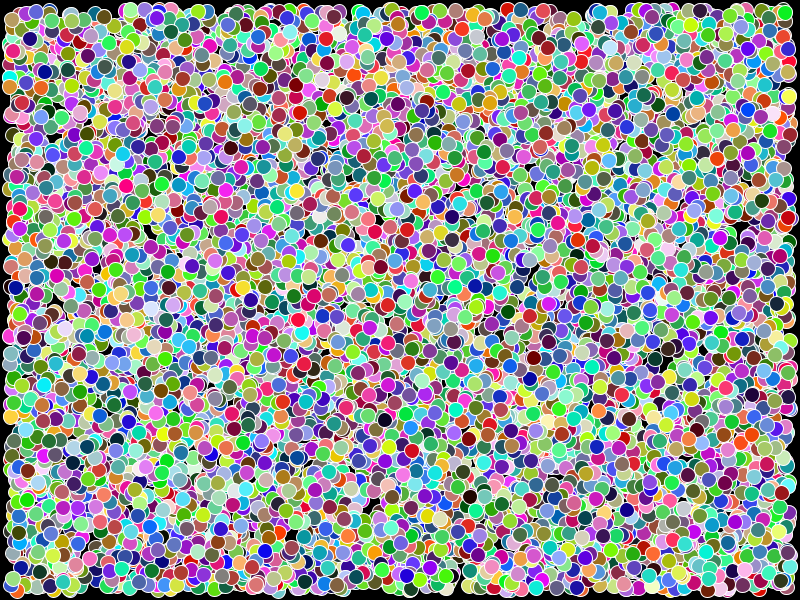
Frame 1 (no input)
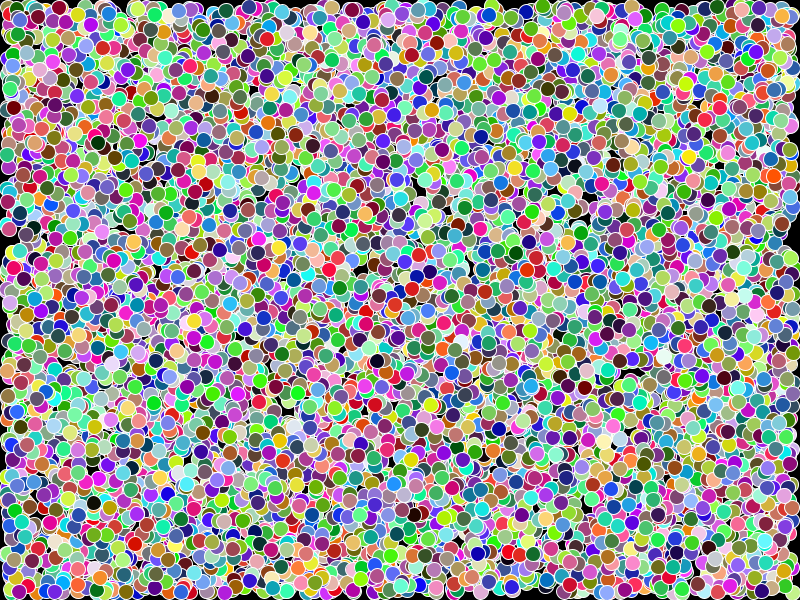
Frame 60 (the mouse pressed at the canvas centre just before this capture)
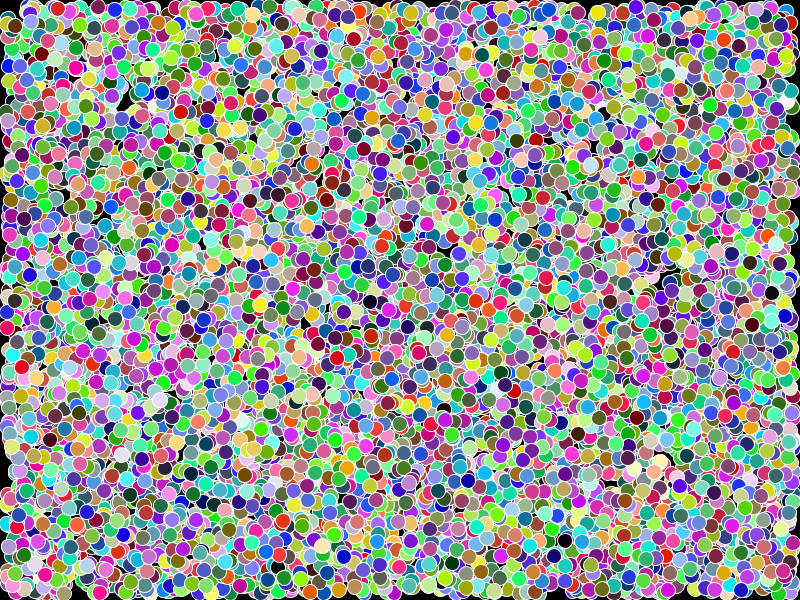
Frame 120 (the mouse held since frame 60 and released just before this capture)

The Processing sketch that drew these frames (run headless with seeded random() and noise(); from frame 60 on, the mouse is pressed at the canvas centre):

// Processing sketch: classes_OOP
// ── classes_OOP.pde
// Liste der Bälle auf dem Bildschirm
ArrayList<ball> Baelle = new ArrayList<ball>();
// Anzahl der Bälle
int num = 10000;

void setup() {
    size(800, 600);
    ellipseMode(CENTER);
    // Erzeugt die Bälle und speichert sie in der Liste
    for (int i = 0; i < num; i++) {
        ball b = new ball();
        Baelle.add(b);
    }
}

void draw() {
    background(0);
    // Speichert die Zahl an Bällen in der ArrayList
    int listSize = Baelle.size();
    // Iteriert über alle Bälle und updated und zeichnet sie
    for (int i = 0; i < listSize; i++) {
        ball b = Baelle.get(i);
        b.update();
        b.draw();
    }
}
// ── ball_class.pde
/**
* Klasse beschreibt einen Ball auf dem Bildschirm.
* Der Ball speichert seine Position und Geschwindigkeit in einem PVector.
* Bei Kontakt mit dem Bildschirmrand prallt der Ball ab und ändert seine Farbe
*
* @version 07.02.2022
* @author Max Janik
*/
public class ball {
    
    // Klassenvariablen:
    
    // Position auf dem Bildschirm
    PVector _pos;
    // Geschwindigkeit
    PVector _vel;
    // Größe des Balls
    final int SIZE = 15;
    // Farbe des Balls
    color _color;
    
    /**
    * Konstruktor initialisiert den Ball mit gegebener Position, Geschwindigkeit und Farbe
    *
    * @param pos PVector mit der Position auf dem Bildschirm
    * @param vel Geschwindigkeit des Balls
    * @param c Farbe des Balls
    */
    public ball(PVector pos, PVector vel, color c) {
        _pos = pos;
        _vel = vel;
        _color = c;
    }
    
    /**
    * Konstruktor initialisiert den Ball mit zufälliger Position, zufälliger Geschwindigkeit mit Betrag 1
    * und zufälliger Farbe
    */
    public ball() {
        this(new PVector(random(10, width - 10), random(10, height - 10)),
            new PVector(random( -1,1), random( -1,1)).normalize(),
            color(random(0, 255), random(0, 255), random(0, 255)));
    }
    
    /**
    * Methode zeichnet den Ball auf den Bildschirm
    */
    void draw() {
        fill(_color);
        stroke(255);
        ellipse(_pos.x, _pos.y, SIZE, SIZE);
    }
    
    /**
    * Methode Updated den Ball: Lässt ihn abprallen und bewegt ihn mit der Expliziten Euler Methode
    */
    void update() {
        // Ball prallt links ab, wenn der Ball links angekommen ist und sich weiter nach links bewegen würde
        boolean pralltLinksAb = _pos.x - SIZE / 2 <= 0 && _vel.x < 0;
        // Analog zu oben
        boolean pralltRechtsAb = _pos.x + SIZE / 2 >= width && _vel.x > 0;
        // Wenn der Ball links oder rechts abprallt, ändert die x-Geschwindigkeit die Richtung und die Farbe
        // wird zufällig geändert.
        if (pralltLinksAb || pralltRechtsAb) {
            _vel.x = -_vel.x;
            _color = color(random(0, 255), random(0, 255), random(0, 255));
        }
        
        // Analog zu oben
        boolean pralltObenAb = _pos.y - SIZE / 2 <= 0 && _vel.y < 0;
        // Analog zu oben
        boolean pralltUntenAb = _pos.y + SIZE / 2 >= height && _vel.y > 0;
        // Wenn der Ball oben oder unten abprallt, ändert die y-Geschwindigkeit die Richtung und die Farbe
        // wird zufällig geändert.
        if (pralltObenAb || pralltUntenAb) {
            _vel.y = -_vel.y;
            _color = color(random(0, 255), random(0, 255), random(0, 255));
        }
        //Siehe Explizite Euler Methode
        _pos.x += _vel.x;
        _pos.y += _vel.y;
    }
}
